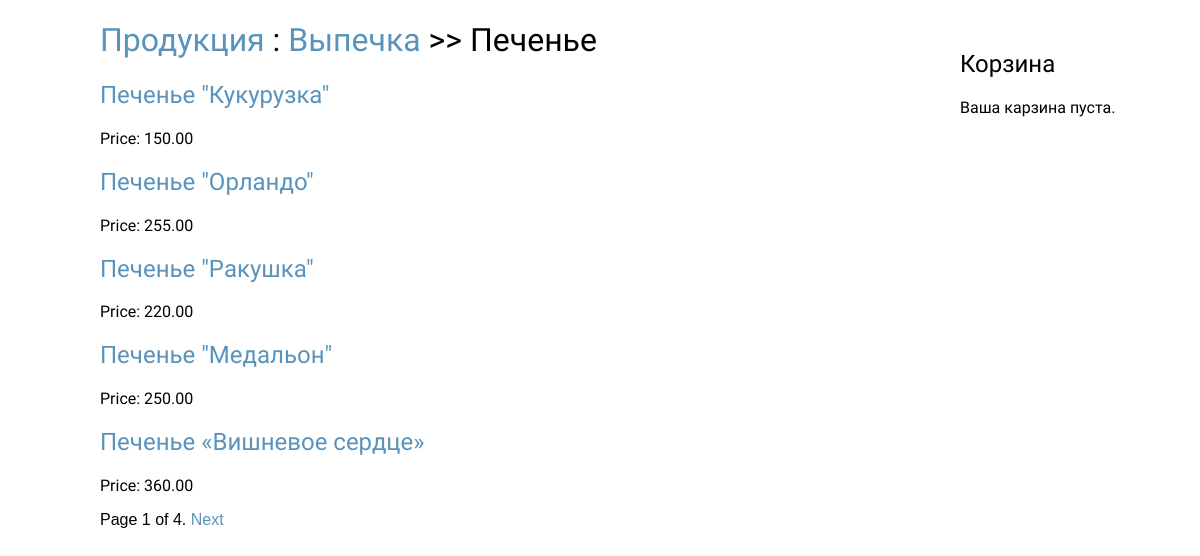
Before: /vypechka/pechenye/ with the older database file.
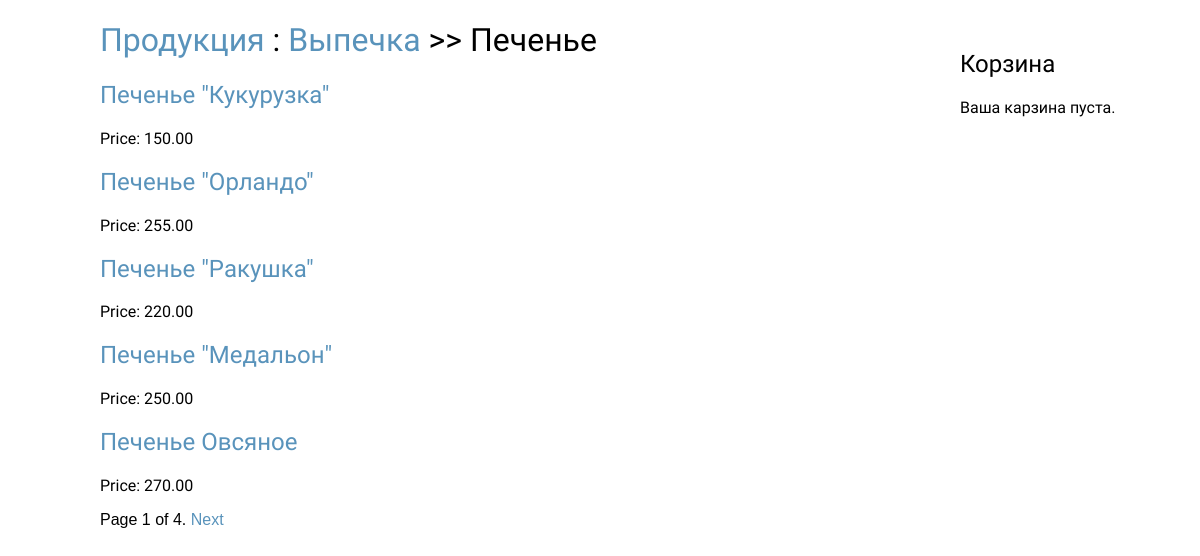
After: the same page with the newer database file.
### beckary_shop/models.py (models this page shows, shortened)
class Category(models.Model):
    name = models.CharField(max_length=100, db_index=True)
    slug = models.SlugField(max_length=100, unique=True)
    section = models.ForeignKey(Section, related_name='category', on_delete=models.CASCADE)
    url = models.URLField(max_length=100)
    img = models.ImageField()

class Section(models.Model):
    name = models.CharField(max_length=100, db_index=True)
    slug = models.SlugField(max_length=100, unique=True)
    url = models.URLField(max_length=100)
    img = models.ImageField(upload_to='section/')
    def get_absolute_url(self):
        return reverse('beckary_shop:cat_list', args=[self.slug])

class Product(models.Model):
    name = models.CharField(max_length=100, db_index=True)
    slug = models.SlugField(max_length=100, unique=True)
    category = models.ForeignKey(Category, related_name='product', on_delete=models.CASCADE)
    description = models.TextField()
    price = models.DecimalField(max_digits=10, decimal_places=2)
    url = models.URLField(max_length=100)
    img = models.ImageField()
    def get_absolute_url(self):
        return reverse('beckary_shop:prod_detail', args=[self.category.section.slug, self.category.slug, self.slug])

### beckary_shop/views.py (the view)
# urls.py: path('<slug:sec_slug>/<slug:cat_slug>/', views.prod_list, name='prod_list'),
def prod_list(request, sec_slug, cat_slug):
    cat = Category.objects.get(slug = cat_slug)
    prod_list = Product.objects.filter(category_id = cat.id)
    paginator = Paginator(prod_list, 5)
    page = request.GET.get('page')
    try:
        prods = paginator.page(page)
    except PageNotAnInteger:
        prods = paginator.page(1)
    except EmptyPage:
        prods = paginator.page(paginator.num_pages)
    return render(request, 'product/prod_list.html', {'page':page,'prods': prods, 'cat':cat})

### cart/cart.py (called while the page is built)
    def __len__(self):
        return sum(item['quantity'] for item in self.cart.values())

### cart/context_processor.py (called while the page is built)
def cart(request):
    return {'cart': Cart(request)}

### beckary_shop/templates/product/prod_list.html (shortened to what this page needs)
{% extends "base.html" %}
{% block content %}
<h1><a href="/">Продукция</a> : <a href="{{ cat.section.get_absolute_url }}">{{ cat.section.name }}</a> >> {{ cat.name }}</h1>
{% for prod in prods %}
<h2>
<a href="{{ prod.get_absolute_url }}">{{ prod.name }}</a>
</h2>
<p class="date">Price: {{ prod.price }}</p>
{% endfor %}
{% include "product/pagination.html" with page=prods %}
{% endblock %}

### beckary_shop/templates/base.html (shortened to what this page needs)
{% load static %}
<!DOCTYPE html>
<html>
<head>
    <link href="{% static "css/blog__.css" %}" rel="stylesheet">
</head>
<body>
<div id="sidebar">
    <h2>Корзина</h2>
    <p>
        {% with total_items=cart|length %}
            {% if cart|length > 0 %}
                <a href="{% url "cart:cart_detail" %}">
                    Товаров: {{ total_items }} на
                    {{ cart.get_total_price }} руб.
                </a>
            {% else %}
                Ваша карзина пуста.
            {% endif %}
        {% endwith %}
    </p>
</div>
<div id="content">
    {% block content %}{% endblock %}
</div>
</body>
</html>

### beckary_shop/templates/product/pagination.html (shortened to what this page needs)
<div class="pagination">
<span class="step-links">
<span class="current">
Page {{ page.number }} of {{ page.paginator.num_pages }}.
</span>
{% if page.has_next %}
<a href="?page={{ page.next_page_number }}">Next</a>
{% endif %}
</span>
</div>

### beckary_shop/static/css/blog__.css (style rules this page uses)
body { margin:0; padding:0; font-family:helvetica, sans-serif; }
h1, h2, h3, h4, h5 , h6 , p { font-family: 'Ubuntu', sans-serif; font-weight:normal; }
a { text-decoration:none; color:#5993bb; }
#content { padding:0 100px; overflow:hidden; }
#sidebar { width:220px; padding:30px 20px 0 0; float:right; }

Changed rows visible on the page:
removed Product: name "Печенье «Вишневое сердце»", price "360.00"
added Product: name "Печенье Овсяное", price "270.00"
